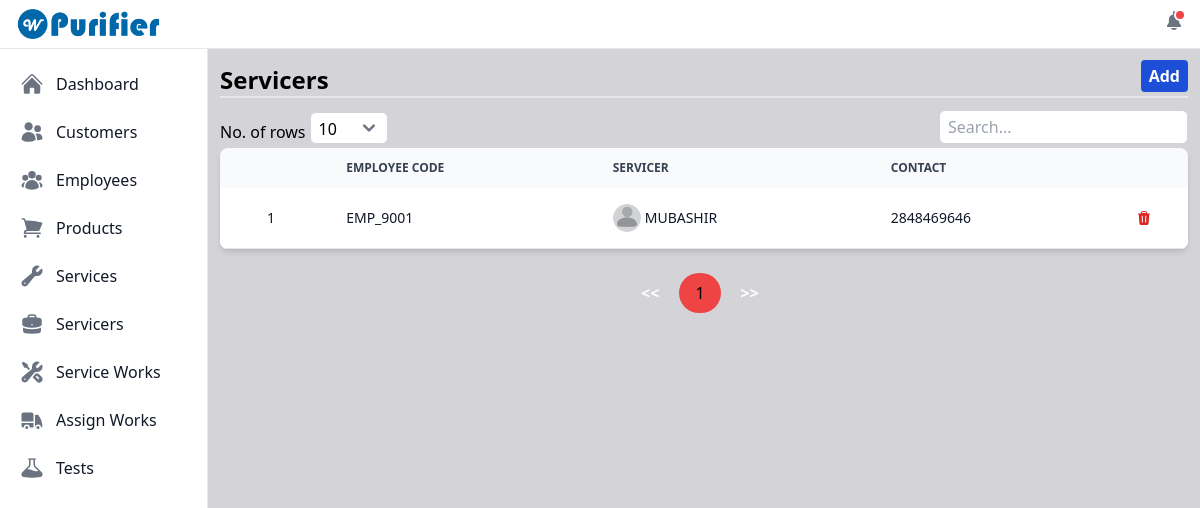
Page /view_servicers/ (signed in) on the committed database.
### purifier/models.py (models this page shows, shortened)
class Servicer(models.Model):
    id = models.UUIDField(primary_key=True, default=uuid.uuid4, unique=True, editable=False)
    name= models.ForeignKey(Employee, on_delete=models.CASCADE)

class Employee(models.Model):
    id = models.UUIDField(primary_key=True, default=uuid.uuid4, unique=True, editable=False)
    profile = models.ImageField(null=True, blank=True, upload_to="employee_profiles/")
    name = models.CharField(max_length=50)
    email = models.EmailField(unique=True)
    mobile = models.CharField(max_length=20)
    address = models.TextField()
    employee_code = models.CharField(max_length=50, blank=True, unique=True)
    initial_password = models.CharField(max_length=150, blank=True, null=True)
    created_on = models.DateField(auto_now_add=True)
    def __str__(self) -> str:
        return self.employee_code

### purifier/views.py (the view)
# urls.py: path('view_servicers/', views.viewServicers, name='view_servicers'),
@login_required
def viewServicers(request):
    servicers = Servicer.objects.all().order_by('-name__employee_code')
    servicers_exists = servicers.exists()
    servicer_form = ServicerForm()
    context = {'servicers': servicers, 'servicers_exists': servicers_exists, 'servicer_form': servicer_form}
    return render(request, 'servicer/view_servicers.html', context)

### purifier/forms.py
class ServicerForm(forms.ModelForm):
    class Meta:
        model = Servicer
        fields = '__all__'
        widgets = {
            'name': forms.Select(attrs={
                'id': 'formServicerName',
                'class': 'bg-white text-gray-900 text-sm rounded-lg border-none focus:ring-blue-500 block w-full p-2.5',
            }),
        }
    def __init__(self, *args, **kwargs):
        super().__init__(*args, **kwargs)
        self.fields['name'].queryset = Employee.objects.all()
        self.fields['name'].label_from_instance = lambda obj: f"{obj.name}"

### user_management/models.py (called while the page is built)
    def __str__(self):
        return self.username

### purifier/templates/servicer/view_servicers.html (shortened to what this page needs)
{% extends "index.html" %}
{% load static %}
{% block content %}
    <div class="flex justify-between">
        <span class="text-2xl font-bold flex self-end">Servicers</span>
        <button id="add-servicer-modal" data-modal-target="add-modal" data-modal-toggle="add-modal" class="bg-blue-700 p-1 px-2 mb-1 text-base font-bold rounded text-white cursor-pointer">Add</button>
    </div>
    <hr class="border dark:border-gray-800">
    <div class="mt-3">
        {% if servicers_exists %}
        <div class="flex justify-between mb-1">
            <div class="flex items-end">
                <span class="font-medium">No. of rows</span>
                <select id="showEntriesSelect" class="ms-1 px-2 py-1 w-18 h-8 border border-gray-300 rounded-md focus:outline-none focus:border-blue-500">
                    <option value="10">10</option>
                </select>
            </div>
            <input type="text" id="searchInput" placeholder="Search..." class="px-2 py-1 border border-gray-300 rounded-md focus:outline-none focus:border-blue-500">
        </div>
        <div class="relative overflow-x-auto shadow-md sm:rounded-lg">
            <table id="servicers_table" class="w-full text-sm text-left rtl:text-right text-gray-500 dark:text-gray-400">
                <thead class="text-xs text-gray-700 uppercase bg-gray-50 dark:bg-gray-700 dark:text-gray-400">
                    <tr>
                        <th scope="col" class="px-6 py-3 text-center"></th>
                        <th scope="col" class="px-6 py-3">Employee Code</th>
                        <th scope="col" class="px-6 py-3">Servicer</th>
                        <th scope="col" class="px-6 py-3">Contact</th>
                        <th scope="col" class="px-6 py-3"></th>
                    </tr>
                </thead>
                <tbody class="bg-white">
                    {% for servicer in servicers %}
                        <tr class="bg-white border-b dark:bg-gray-800 dark:border-gray-700 hover:bg-gray-50 dark:hover:bg-gray-600">
                            <th scope="row" class="px-6 py-4 font-medium text-gray-900 whitespace-nowrap dark:text-white text-center">{{ forloop.counter }}</th>
                            <th scope="row" class="px-6 py-4 font-medium text-gray-900 whitespace-nowrap dark:text-white">{{ servicer.name.employee_code }}</th>
                            <th scope="row" class="px-6 py-4 font-medium text-gray-900 whitespace-nowrap dark:text-white flex items-center gap-x-1">
                                {% if servicer.name.profile %}
                                    <img src="{{servicer.name.profile.url}}" alt="Profile not loading..." class="h-7 w-7 rounded-full">
                                {% else %}
                                    <img src="{% static 'images/default.png' %}" alt="Profile not loading..." class="h-7 w-7 rounded-full">
                                {% endif %}
                                {{ servicer.name.name }}
                            </th>
                            <th scope="row" class="px-6 py-4 font-medium text-gray-900 whitespace-nowrap dark:text-white">{{ servicer.name.mobile }}</th>
                            <th scope="row">
                                <div class="flex justify-center">
                                    <div data-modal-target="delete-modal" data-modal-toggle="delete-modal" data-servicerId="{{servicer.id}}" data-servicerCode="{{servicer.name}}" class="servicer-delete-icon">
                                    </div>
                                </div>
                            </th>
                        </tr>
                    {% endfor %}
                </tbody>
            </table>
        </div>
        <div id="pagination" class="flex justify-center mt-6">
        </div>
        {% else %}
        <div class="d-flex justify-content-center">
            <div class="flex justify-center">
                <span class="font-bold text-xl">No servicers added. <button id="ifNoServicer" data-modal-target="add-modal" data-modal-toggle="add-modal" class="text-blue-700 cursor-pointer">Add</button> a new servicer.</span>
            </div>
        </div>
        {% endif %}
    </div>
</div>
{% endblock content %}

### rows in the picture
Servicer: name.employee_code "EMP_9001", name.name "MUBASHIR", name.mobile "2848469646"
